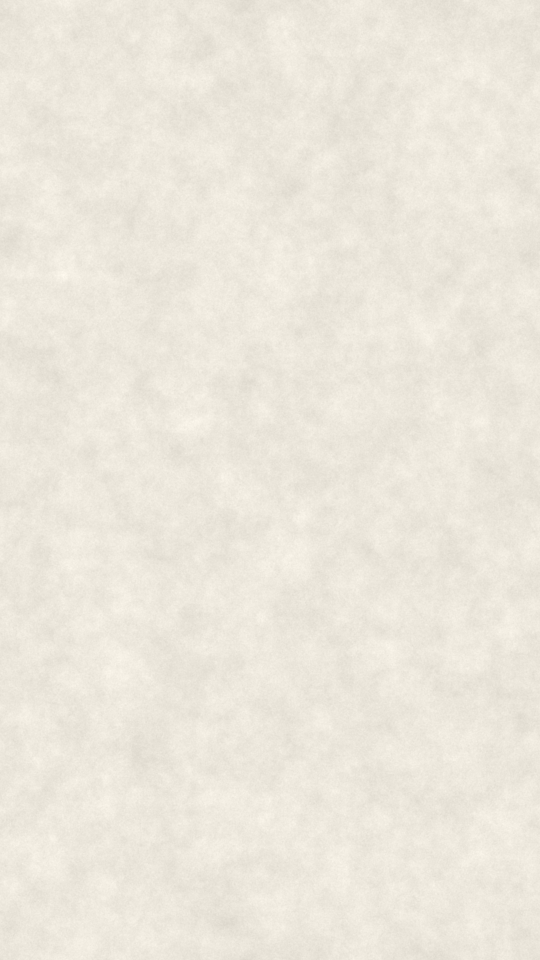
#> input picture paper_v9.png, 1080 x 1920 px (shown at 1/2 size)
$ python -i km_cards.py   (imports and definitions only)
#> lines starting #> are read from the running program, lines starting #| are printed output that depends on the picture
#!/usr/bin/env python3
"""
km_cards.py  -  Khabar Minute card renderer (v10)
Renders every card in story.json as a 1080x1920 PNG on the ONE master paper, logo fixed at x90 y200 w184.
Engine: HTML/CSS in your already-installed Edge or Chrome via Playwright (exact Devanagari shaping,
box-decoration-break:clone pills, same CSS as the Remotion templates). No browser download needed.

RUN (Windows, once):
  pip install playwright pillow numpy scipy
  (no "playwright install" needed: it uses Edge; if Edge is missing run:  python -m playwright install chromium)
  Put Mukta-SemiBold.ttf and Mukta-ExtraBold.ttf (Google Fonts, free, OFL) in ./fonts
  Put logo.png (or logo.jpeg: white corners are keyed out automatically) in ./
RUN (every story):
  python km_cards.py story.json                 -> out/<id>/card_01_hook.png ...
  python km_cards.py story.json --guides        -> same, plus platform safe-zone overlays (QA only)
  python km_cards.py story.json --public ../km-remotion/public   -> also copies paper, logo, baked strips for Remotion
  python km_cards.py --sample                   -> writes story.sample.json (SAMPLE, not real news)
Markup in any text: {{text}} = red pill, [[text]] = red text (only use at >= 64 px). Digits auto-convert to Devanagari.
"""
import argparse, html, json, os, re, shutil, sys
from pathlib import Path

W, H = 1080, 1920
PAPER, INK, GREY, RED = "#ECE7DC", "#1E1C1A", "#5A5650", "#B80000"
DEV = str.maketrans("0123456789", "०१२३४५६७८९")

# ---------------------------------------------------------------- paper (exact v9 recipe)
# [13 lines left out: function make_paper, not called in this run]

# ---------------------------------------------------------------- logo (key white corners if no alpha)
def prepare_logo(src, dst):
#> called with src = '../paper_v9.png', dst = 'out.png'
    from PIL import Image, ImageDraw, ImageFilter
    im = Image.open(src).convert("RGBA")
    if im.getextrema()[3][0] < 255:          # already transparent
        im.save(dst); return im.size
    rgb = im.convert("RGB")
#> rgb is the input picture: PIL image 1080x1920 RGB; mean R, G, B 236, 231, 220
    key = (1, 255, 1)
    for c in [(0, 0), (im.width - 1, 0), (0, im.height - 1), (im.width - 1, im.height - 1)]:
        if sum(rgb.getpixel(c)) > 600:
            ImageDraw.floodfill(rgb, c, key, thresh=60)
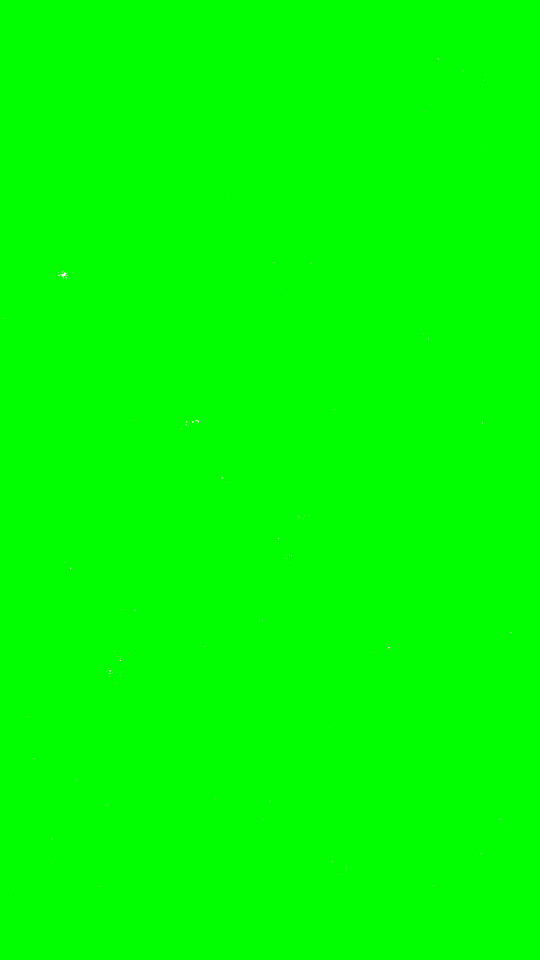
#> rgb: PIL image 1080x1920 RGB (shown at 1/2 size); mean R, G, B 1, 255, 1
    a = Image.new("L", im.size, 255)
#> a: PIL image 1080x1920 L; every value is 255
    px, pa = rgb.load(), a.load()
    for y in range(im.height):
        for x in range(im.width):
            if px[x, y] == key: pa[x, y] = 0
    a = a.filter(ImageFilter.MinFilter(3)).filter(ImageFilter.GaussianBlur(0.8))
    im.putalpha(a); im.save(dst)
    return im.size

# ---------------------------------------------------------------- strip photo duotone (pre-baked, never per frame)
# [31 lines left out: functions bake_duotone, ne, rich, not called in this run]

# ---------------------------------------------------------------- CSS (mirrors remotion/src/theme.ts)
CSS = """
@font-face{font-family:Mukta;font-weight:600;src:url('FONTDIR/Mukta-SemiBold.ttf')}
@font-face{font-family:Mukta;font-weight:800;src:url('FONTDIR/Mukta-ExtraBold.ttf')}
*{box-sizing:border-box;margin:0;padding:0}
html,body{width:1080px;height:1920px;overflow:hidden}
body{font-family:Mukta,sans-serif;letter-spacing:0;color:#1E1C1A;position:relative;font-kerning:normal;
     font-variant-numeric:tabular-nums;-webkit-font-smoothing:antialiased}
.bg{position:absolute;inset:0;width:1080px;height:1920px}
.dark .bg{display:none} body.dark{background:#1E1C1A;color:#ECE7DC}
.logo{position:absolute;left:90px;top:200px;width:184px}
.sample{position:absolute;right:90px;top:214px;background:#1E1C1A;color:#ECE7DC;font:800 44px/1 Mukta;padding:14px 20px 10px;border-radius:6px}
.dark .sample{background:#ECE7DC;color:#1E1C1A}
.c{position:absolute;left:90px;top:430px;width:720px;height:680px}
.hook{font-weight:800;font-size:104px;line-height:1.30}
.hl{font-weight:800;font-size:84px;line-height:1.32}
.sec{font-weight:600;font-size:48px;line-height:1.35;color:#5A5650}
.dark .sec{color:rgba(236,231,220,.70)}
.kick{font-weight:600;font-size:48px;line-height:1;color:#5A5650;margin-bottom:40px}
.dark .kick{color:rgba(236,231,220,.70)}
.red{color:#B80000}
.dark .red{color:#ECE7DC;box-shadow:inset 0 -16px 0 #B80000}
.pill{background:#B80000;color:#ECE7DC;padding:0 .18em;border-radius:6px;-webkit-box-decoration-break:clone;box-decoration-break:clone}
.gap{height:40px}
.num{font-weight:800;font-size:320px;line-height:1.05;white-space:nowrap}
.num small{font-size:.38em}
.num em{font-style:normal;font-size:.30em}
.rule{width:240px;height:16px;background:#B80000;margin:18px 0 40px}
.vs{display:flex;position:relative;height:470px}
.vs > div{width:360px;padding-right:30px} .vs > div + div{padding-left:40px}
.vs .div{position:absolute;left:360px;top:10px;width:2px;height:440px;background:#1E1C1A;padding:0}
.vv{font-weight:800;font-size:140px;line-height:1.1;white-space:nowrap}
.cal{width:300px;height:380px;border:4px solid #1E1C1A;float:left;margin-right:40px;text-align:center}
.cal .mh{background:#1E1C1A;color:#ECE7DC;font:800 52px/1 Mukta;padding:26px 0 18px}
.cal .d{font:800 200px/1.05 Mukta;color:#B80000;margin-top:6px}
.cal .wd{font:600 44px/1 Mukta;color:#5A5650}
.calhl{font-weight:800;font-size:76px;line-height:1.32;width:560px;margin-left:340px}
.row{display:flex;justify-content:space-between;align-items:baseline;border-bottom:2px solid rgba(90,86,80,.4);padding:22px 0 18px}
.row .l{font:600 48px/1.3 Mukta} .row .v{font:800 64px/1.2 Mukta;white-space:nowrap}
.place{font:800 120px/1.15 Mukta}
.qm{font:800 200px/.8 Mukta;color:#5A5650;margin-left:-30px;height:110px}
.q{font:600 72px/1.36 Mukta}
.who{font:800 48px/1.3 Mukta;margin-top:40px} .role{font:600 44px/1.3 Mukta;color:#5A5650}
.pt{display:flex;gap:28px;margin-top:44px;align-items:flex-start}
.chip{flex:0 0 96px;height:96px;background:#1E1C1A;color:#ECE7DC;font:800 64px/104px Mukta;text-align:center;border-radius:6px}
.pt p{font:600 52px/1.32 Mukta;padding-top:8px}
.old{font:800 140px/1.1 Mukta;color:#5A5650;position:relative;display:inline-block;white-space:nowrap}
.old:after{content:"";position:absolute;left:-6px;right:-6px;top:52%;height:8px;background:#1E1C1A}
.arrow{font:800 64px/1 Mukta;margin:10px 0}
.new{font:800 220px/1.05 Mukta;color:#B80000;white-space:nowrap}
.step{display:flex;gap:24px;align-items:center;margin-top:32px}
.dchip{background:#1E1C1A;color:#ECE7DC;font:800 48px/1 Mukta;padding:16px 18px 10px;border-radius:6px;white-space:nowrap}
.dchip.hi{background:#B80000}
.step p{font:600 48px/1.3 Mukta}
.strip{position:absolute;left:0;top:1270px;width:1080px;height:650px;overflow:hidden;border-top:4px solid #1E1C1A}
.dark .strip{border-top-color:rgba(236,231,220,.3)}
.strip img.fill{width:1080px;height:650px;object-fit:cover;display:block}
.strip img.fit{width:1080px;height:650px;object-fit:contain;display:block}
.tag{position:absolute;left:90px;top:24px;background:#1E1C1A;color:#ECE7DC;font:800 44px/1 Mukta;padding:14px 18px 8px;border-radius:6px}
.echo{position:absolute;left:60px;top:-60px;font:800 760px/1 Mukta;color:rgba(30,28,26,.07);white-space:nowrap}
.dark .echo{color:rgba(236,231,220,.07)}
.lab{position:absolute;font:600 44px/1.2 Mukta}
.labb{position:absolute;font:800 48px/1.2 Mukta}
.guide{position:absolute;background:rgba(0,120,255,.18);outline:2px dashed rgba(0,90,200,.7)}
"""

FIT_JS = """
async () => { await document.fonts.ready;
  for (const el of document.querySelectorAll('[data-fit]')) {           // width fit (numbers)
    const min = +el.dataset.fit; let fs = parseFloat(getComputedStyle(el).fontSize);
    while (el.scrollWidth > el.parentElement.clientWidth + 1 && fs > min) { fs -= 4; el.style.fontSize = fs + 'px'; } }
  for (const el of document.querySelectorAll('[data-fitbox]')) {        // height fit (headlines)
    const max = +el.dataset.fitbox; let fs = parseFloat(getComputedStyle(el).fontSize);
    while (el.scrollHeight > max && fs > 60) { fs -= 2; el.style.fontSize = fs + 'px'; } }
  return true; }
"""

def kick(c):
    return f'<div class="kick">{rich(c["kicker"])}</div>' if c.get("kicker") else ""

# [104 lines left out: functions num_html, body, strip, not called in this run]

GUIDES = [  # x, y, w, h : platform UI (approx.), union of TikTok / Reels / Shorts
    (0, 0, 1080, 180), (0, 1440, 1080, 480), (930, 820, 150, 880)]

# [9 lines left out: function page, not called in this run]

# ---------------------------------------------------------------- sample story (SAMPLE: invented, not real news)
SAMPLE = {
  "id": "SAMPLE-001", "sample": True, "voice": "ne-NP-SagarNeural", "rate": "+6%", "pitch": "-2Hz",
  "source_spoken": "नमुना स्रोत",
  "cards": [
    {"type": "hook", "headline": "पेट्रोलको मूल्य {{रु. ५}} ले बढ्यो", "sub": "SAMPLE: नमुना, वास्तविक खबर होइन",
     "vo": "नमुना खबर। पेट्रोलको मूल्य पाँच रुपैयाँले बढेको छ।", "strip": {"kind": "echo", "text": "रु. ५"}},
    {"type": "bignum", "dark": True, "label": "प्रति लिटर नयाँ मूल्य", "prefix": "रु.", "value": 180, "sub": "आज मध्यरातदेखि लागू",
     "vo": "अब एक लिटर पेट्रोलको मूल्य एक सय असी रुपैयाँ पुगेको छ, नमुना स्रोतले जनाएको छ।", "say": "असी",
     "strip": {"kind": "bars", "items": [{"label": "पहिले", "value": 175, "display": "रु. 175"}, {"label": "अब", "value": 180, "display": "रु. 180", "hi": True}]}},
    {"type": "versus", "headline": "डिजेल र पेट्रोल", "left": {"label": "डिजेल", "value": "रु. 165"}, "right": {"label": "पेट्रोल", "value": "रु. 180", "hi": True},
     "vo": "डिजेलको मूल्य भने एक सय पैँसट्ठी रुपैयाँमै स्थिर छ।", "strip": {"kind": "bars", "items": [{"label": "डिजेल", "value": 165, "display": "रु. 165"}, {"label": "पेट्रोल", "value": 180, "display": "रु. 180", "hi": True}]}},
    {"type": "date", "month": "असोज", "year": 2083, "day": 17, "weekday": "शनिबार", "headline": "नयाँ मूल्य लागू", "sub": "मध्यरात १२ बजेदेखि",
     "vo": "नयाँ मूल्य असोज सत्र गते मध्यरातदेखि लागू हुनेछ।", "say": "सत्र", "strip": {"kind": "timeline", "ticks": ["साउन", "भदौ", "असोज", "कात्तिक", "मंसिर"], "at": 2, "label": "१७ असोज"}},
    {"type": "group", "headline": "कसलाई असर?", "rows": [{"label": "मोटरसाइकल", "value": "रु. 50/हप्ता", "hi": True}, {"label": "ट्याक्सी", "value": "रु. 300/हप्ता"}, {"label": "सार्वजनिक बस", "value": "निर्णय बाँकी"}],
     "vo": "हप्तामा दस लिटर चलाउने मोटरसाइकलवालालाई पचास रुपैयाँ थपिन्छ।", "strip": {"kind": "dots", "total": 100, "hi": 23, "label": "१०० मध्ये २३ (SAMPLE)"}},
    {"type": "place", "kicker": "कहाँ", "place": "नमुना नगर", "area": "SAMPLE जिल्ला, प्रदेश", "headline": "डिपोमा {{३ दिन}}को मौज्दात",
     "vo": "नमुना नगरको डिपोमा अहिले तीन दिनलाई पुग्ने मौज्दात छ।", "strip": {"kind": "echo", "text": "३ दिन"}},
    {"type": "quote", "quote": "मूल्य समायोजन [[१५ दिनमा]] फेरि हुन्छ", "name": "नमुना प्रवक्ता", "role": "SAMPLE संस्था",
     "vo": "नमुना प्रवक्ताका अनुसार, मूल्य समायोजन पन्ध्र दिनमा फेरि हुन्छ।", "strip": {"kind": "echo", "text": "“"}},
    {"type": "points", "title": "तीन कुरा", "points": ["अन्तर्राष्ट्रिय मूल्य {{बढेको}}", "भन्सार दर उस्तै", "अर्को समीक्षा १५ दिनमा"],
     "vo": "पहिलो, अन्तर्राष्ट्रिय मूल्य बढेको। दोस्रो, भन्सार दर उस्तै। तेस्रो, अर्को समीक्षा पन्ध्र दिनमा।", "strip": {"kind": "echo", "text": "३"}},
    {"type": "change", "label": "एक लिटरको मूल्य", "old": "रु. 175", "new": "रु. 180", "delta": "+रु. ५",
     "vo": "एक सय पचहत्तरबाट एक सय असी रुपैयाँ।", "strip": {"kind": "bars", "items": [{"label": "पहिले", "value": 175, "display": "रु. 175"}, {"label": "अब", "value": 180, "display": "रु. 180", "hi": True}]}},
    {"type": "scale", "number": "२.९%", "headline": "एकैपटक बढेको मूल्य", "sub": "SAMPLE हिसाब",
     "vo": "यो करिब दुई दशमलव नौ प्रतिशतको वृद्धि हो।", "strip": {"kind": "dots", "total": 100, "hi": 3, "label": "१०० मा करिब ३"}},
    {"type": "next", "headline": "अर्को मूल्य समीक्षा", "steps": [{"date": "कात्तिक 2", "text": "अर्को समीक्षा", "hi": True}, {"date": "कात्तिक 15", "text": "नयाँ आपूर्ति सम्झौता"}],
     "vo": "अर्को मूल्य समीक्षा कात्तिक दुई गते हुनेछ।", "strip": {"kind": "timeline", "ticks": ["असोज", "कात्तिक", "मंसिर"], "at": 1, "label": "कात्तिक २"}},
  ]}

# ---------------------------------------------------------------- main
# [61 lines left out: functions launch, main, not called in this run]

# [2 lines not run here, left out]

>>> result = prepare_logo('../paper_v9.png', 'out.png')
#> result = (1080, 1920)
